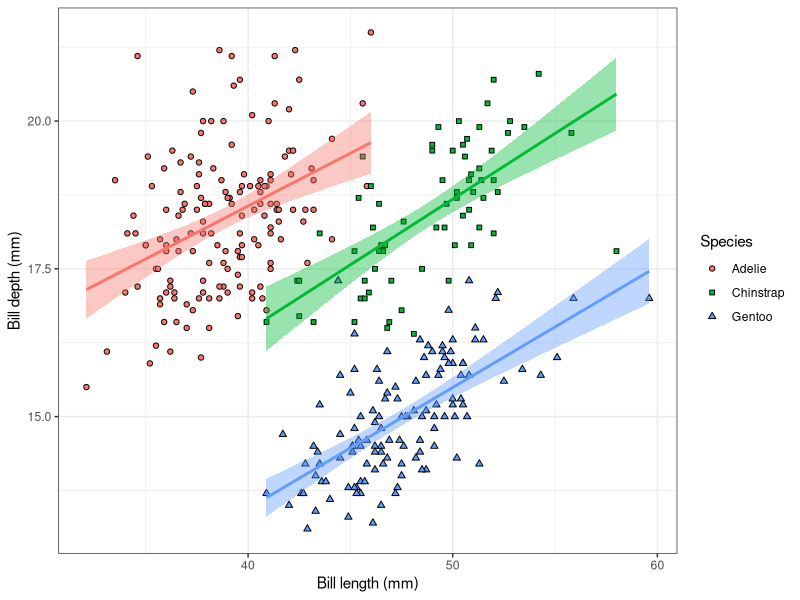
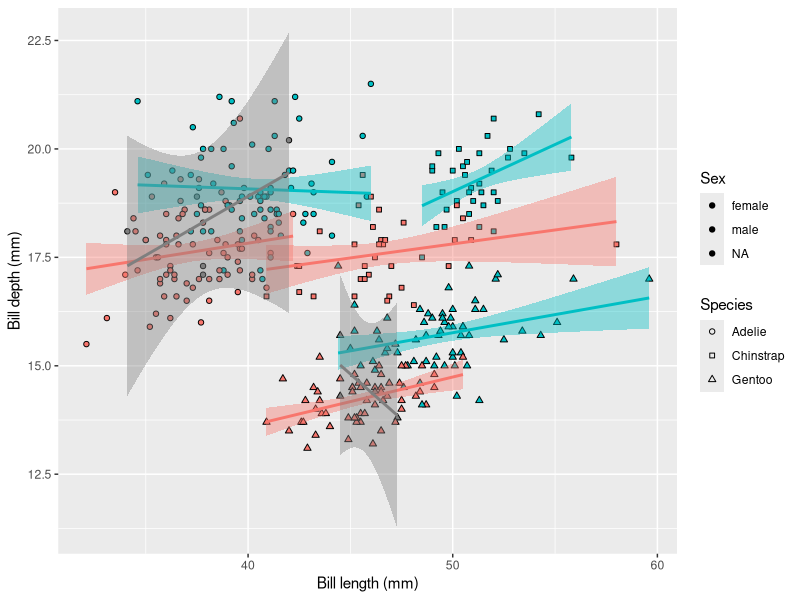
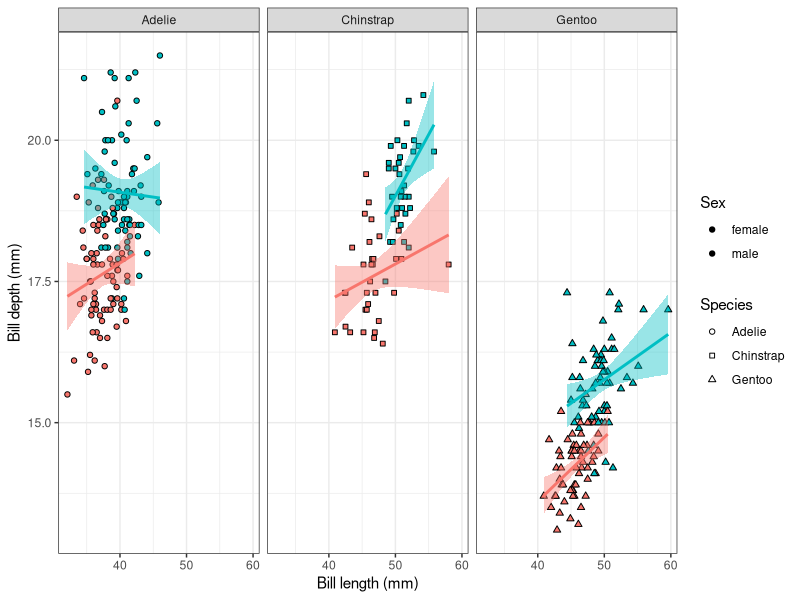
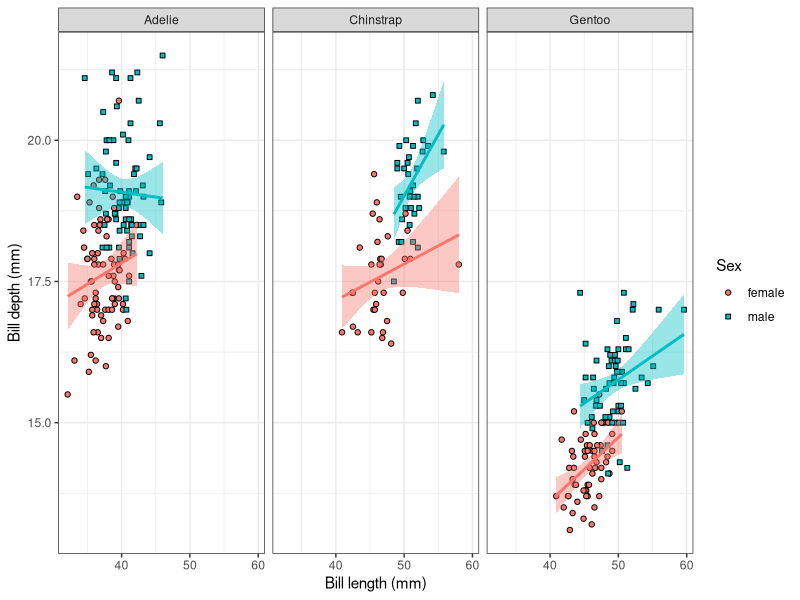
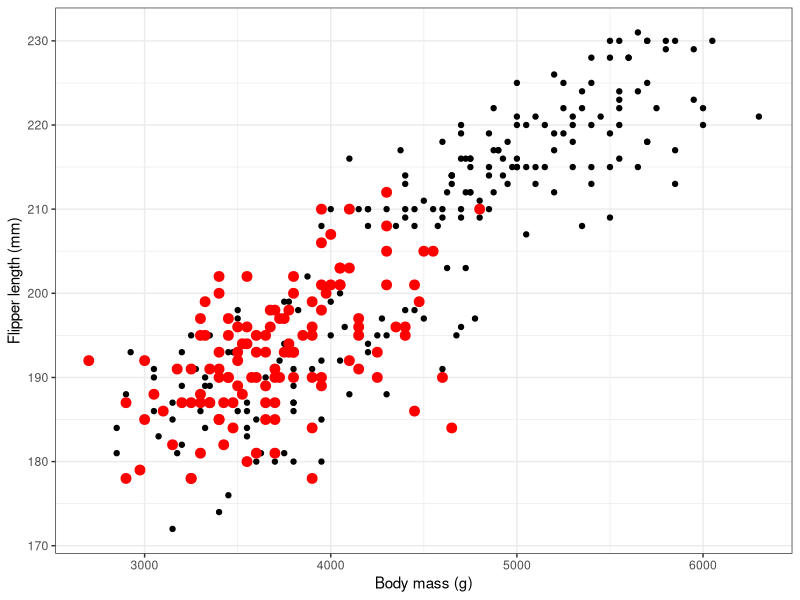
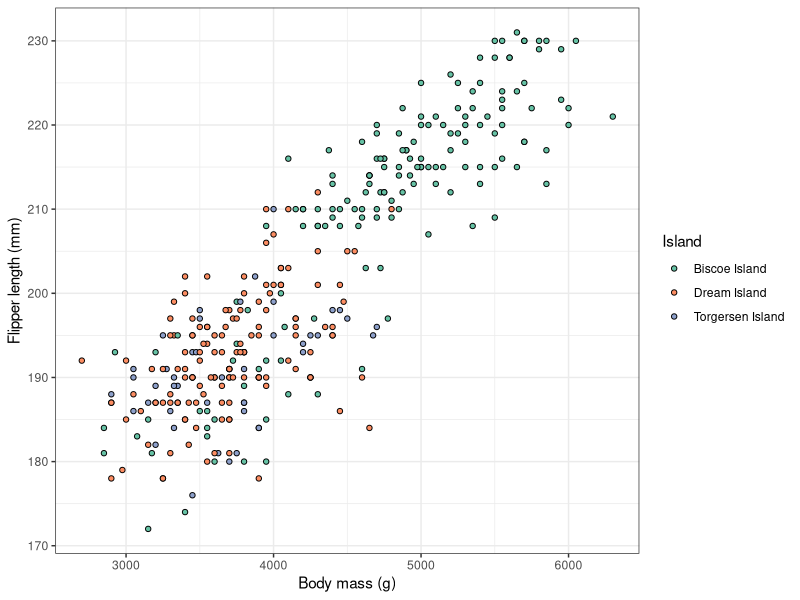
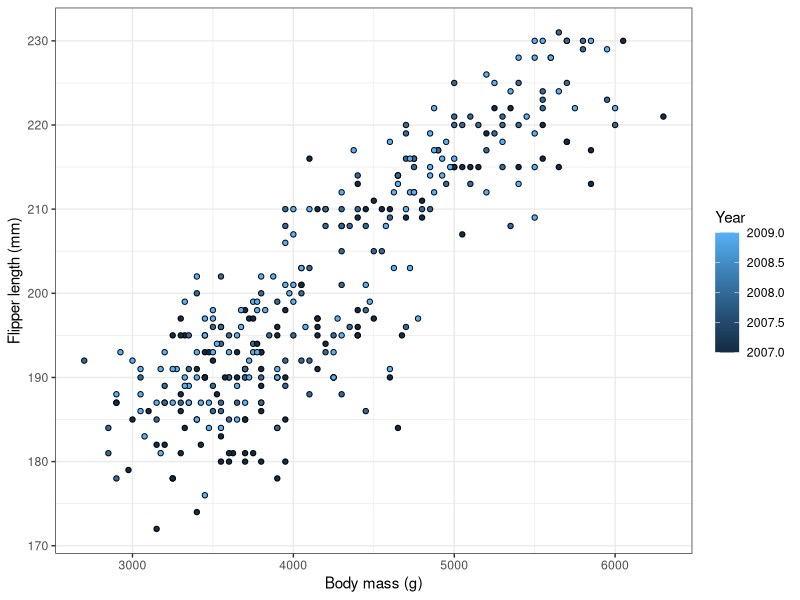
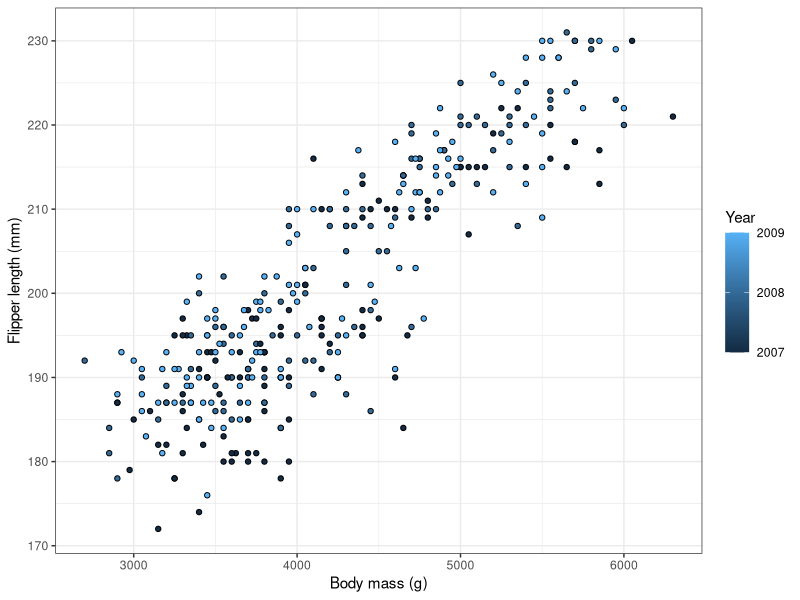

Here is the R script that generated these plots, in order:
## ---- chunk 1
#| warning: false
library(palmerpenguins)
library(tidyverse)

glimpse(penguins)
## ---- chunk 2
#| warning: false
penguins |> 
  ggplot(aes(x = bill_length_mm, y = bill_depth_mm, fill = species, shape = species)) +
  geom_point() + 
  geom_smooth(aes(colour = species), method = 'lm', show.legend = F) + 
  scale_shape_manual(values = c(21, 22, 24)) + 
  labs(x = 'Bill length (mm)', y = 'Bill depth (mm)', fill = 'Species', shape = 'Species') + 
  theme_bw()
## ---- chunk 3
#| warning: false
penguins |> 
  ggplot(aes(x = bill_length_mm, y = bill_depth_mm, fill = sex, shape = species)) +
  geom_point() + 
  geom_smooth(aes(colour = sex), method = 'lm', show.legend = F) + 
  scale_shape_manual(values = c(21, 22, 24)) + 
  labs(x = 'Bill length (mm)', y = 'Bill depth (mm)', fill = 'Sex', shape = 'Species') 
## ---- chunk 4
#| warning: false
penguins |> 
  filter(!is.na(sex)) |> 
  ggplot(aes(x = bill_length_mm, y = bill_depth_mm, fill = sex, shape = species)) +
  geom_point() + 
  geom_smooth(aes(colour = sex), method = 'lm', show.legend = F) + 
  scale_shape_manual(values = c(21, 22, 24)) + 
  labs(x = 'Bill length (mm)', y = 'Bill depth (mm)', fill = 'Sex', shape = 'Species') + 
  facet_wrap(~species)+
  theme_bw()
## ---- chunk 5
#| warning: false
penguins |> 
  filter(!is.na(sex)) |> 
  ggplot(aes(x = bill_length_mm, y = bill_depth_mm, fill = sex, shape = sex)) +
  geom_point() + 
  geom_smooth(aes(colour = sex), method = 'lm', show.legend = F) + 
  scale_shape_manual(values = c(21, 22, 24)) + 
  labs(x = 'Bill length (mm)', y = 'Bill depth (mm)', fill = 'Sex', shape = 'Sex') + 
  facet_wrap(~species)+
  theme_bw()
## ---- chunk 6
penguins |> 
  ggplot(aes(body_mass_g, flipper_length_mm))+
  geom_point()+
  geom_point(data = penguins |> filter(island == 'Dream'), colour = 'red', size = 3)+
  theme_bw()+
  labs(x = 'Body mass (g)', y = 'Flipper length (mm)')
## ---- chunk 7
penguins |> 
  ggplot(aes(body_mass_g, flipper_length_mm, fill = island))+
  geom_point(pch = 21)+
  scale_fill_brewer(type = 'qual', palette = 7, labels = c('Dream' = 'Dream Island', 'Biscoe' = 'Biscoe Island', 'Torgersen' = 'Torgersen Island'))+
  theme_bw()+
  labs(x = 'Body mass (g)', y = 'Flipper length (mm)', fill = 'Island')
## ---- chunk 8
penguins |> 
  ggplot(aes(body_mass_g, flipper_length_mm, fill = year))+
  geom_point(pch = 21)+
  theme_bw()+
  labs(x = 'Body mass (g)', y = 'Flipper length (mm)', fill = 'Year')
## ---- chunk 9
penguins |> 
  ggplot(aes(body_mass_g, flipper_length_mm, fill = year))+
  geom_point(pch = 21)+
  scale_fill_continuous(breaks = c(2007, 2008, 2009))+
  theme_bw()+
  labs(x = 'Body mass (g)', y = 'Flipper length (mm)', fill = 'Year')
## ---- chunk 10
penguins |> 
  ggplot(aes(body_mass_g, flipper_length_mm, fill = year))+
  geom_point(pch = 21)+
  scale_fill_continuous(breaks = c(2007, 2008, 2009))+
  scale_x_continuous(limits = c(3000, 5000))+
  theme_bw()+
  labs(x = 'Body mass (g)', y = 'Flipper length (mm)', fill = 'Year')
## ---- chunk 11
penguins |> 
  ggplot(aes(body_mass_g, flipper_length_mm, fill = island))+
  geom_point(pch = 21)+
  scale_fill_brewer(type = 'qual', palette = 7, labels = c('Dream' = 'Dream Island', 'Biscoe' = 'Biscoe Island', 'Torgersen' = 'Torgersen Island'))+
  theme_bw()+
  theme(legend.position = 'bottom')+
  labs(x = 'Body mass (g)', y = 'Flipper length (mm)', fill = 'Island')
## ---- chunk 12
penguins |> 
  ggplot(aes(body_mass_g, flipper_length_mm, fill = island))+
  geom_point(pch = 21)+
  scale_fill_brewer(type = 'qual', palette = 7, labels = c('Dream' = 'Dream Island', 'Biscoe' = 'Biscoe Island', 'Torgersen' = 'Torgersen Island'))+
  theme_bw()+
  theme(legend.position = c(1, 0), legend.justification = c(1, 0))+
  labs(x = 'Body mass (g)', y = 'Flipper length (mm)', fill = 'Island')
## ---- chunk 13
penguins |> 
  group_by(species) |> 
  summarise(bill_length_mean = mean(bill_length_mm, na.rm = T)) |> 
  ggplot(aes(species, bill_length_mean)) +
  geom_col()
## ---- chunk 14
penguins |> 
  group_by(species) |> 
  summarise(bill_length_mean = mean(bill_length_mm, na.rm = T)) |> 
  mutate(species = fct_reorder(species, desc(bill_length_mean))) |> 
  ggplot(aes(species, bill_length_mean)) +
  geom_col()
## ---- chunk 15
library(patchwork)
## ---- chunk 16
p1 <- penguins |> 
  ggplot(aes(x = bill_length_mm, y = bill_depth_mm, fill = species, shape = species)) +
  geom_point() + 
  geom_smooth(aes(colour = species), method = 'lm', show.legend = F) + 
  scale_shape_manual(values = c(21, 22, 24)) + 
  labs(x = 'Bill length (mm)', y = 'Bill depth (mm)', fill = 'Species', shape = 'Species') + 
  theme_bw()

p2 <- ggplot(penguins, aes(x = species, y = body_mass_g, fill = species)) +
  geom_boxplot() + 
  labs(y = 'Body mass (g)', fill = 'Species') + 
  theme_bw() + 
  theme(axis.title.x = element_blank())
## ---- chunk 17
p1 + p2
## ---- chunk 18
p1 + p2 + plot_annotation(tag_levels = 'a')
## ---- chunk 19
p1 + p2 + plot_layout(guides = 'collect')
## ---- chunk 20
    #| echo: false
    #| message: false

    bas_grass_env <- read_csv('data/basiphilous_grasslands/basiphilous_grasslands_S_Moravia_head.csv')

    bas_grass_spe <- read_csv('data/basiphilous_grasslands/basiphilous_grasslands_S_Moravia_species.csv')

    bas_grass_spe_data <- read_csv('data/basiphilous_grasslands/basiphilous_grasslands_S_Moravia_species_data.csv')

    spe_sum <- bas_grass_spe |> 
      pivot_longer(cols = -Releve_number, names_to = 'SpecName_Layer', values_to = 'cover_perc') |> 
      filter(cover_perc > 0) |> 
      left_join(bas_grass_spe_data) |> 
      group_by(Releve_number) |> 
      summarise(species_number = n_distinct(Taxon), 
                specialist_number = sum(THE_THF == T, na.rm = T)) |> 
      left_join(bas_grass_env)

    plot1 <- spe_sum |> 
      ggplot(aes(x = as.factor(Rs_observ), y = species_number, fill = as.factor(Rs_observ))) +
      geom_boxplot() +
      theme_bw() +
      theme(axis.title.x = element_blank())+
      labs(y = 'Number of species', fill = 'Time')

    plot2 <- spe_sum |> 
      ggplot(aes(x = as.factor(Rs_observ), y = specialist_number, fill = as.factor(Rs_observ))) +
      geom_boxplot() +
      theme_bw() +
      theme(axis.title.x = element_blank())+
      labs(y = 'Number of dry grassland specialists', fill = 'Time')

    plot1 + plot2 + plot_annotation(tag_levels = 'A') + 
      plot_layout(guides = 'collect') & theme(legend.position = 'bottom')
